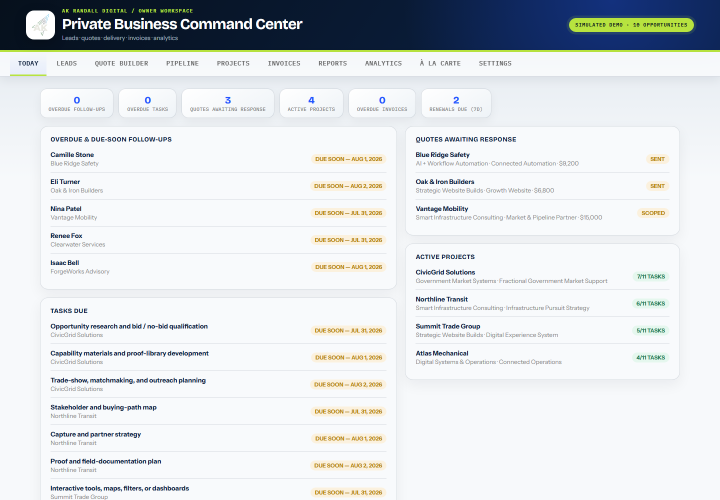
#> input picture assets/case-stories/business-command-center/command-center-today.png, 1440 x 1000 px (shown at 1/2 size)
$ python build-command-center-film.py
#> lines starting #> are read from the running program, lines starting #| are printed output that depends on the picture
#> in intro_slide, background is the input picture: PIL image 1440x1000 RGB; mean R, G, B 220.3, 224.1, 227.1
"""Build the 27-second Business Command Center case-story film.

The film uses the public, fictional sample-data screenshots generated from the
private Business Command Center. It intentionally avoids client or AKRD
performance claims and labels the demonstration throughout.
"""

from __future__ import annotations

import shutil
import subprocess
import tempfile
from pathlib import Path

from PIL import Image, ImageDraw, ImageFilter, ImageFont


ROOT = Path(__file__).resolve().parents[1]
ASSET_DIR = ROOT / "assets" / "case-stories" / "business-command-center"
OUTPUT = ASSET_DIR / "business-command-center-film.mp4"
POSTER = ASSET_DIR / "business-command-center-film-poster.jpg"
FFMPEG = Path(
    r"C:\Users\akran\AppData\Local\Microsoft\WinGet\Packages"
    r"\Gyan.FFmpeg_Microsoft.Winget.Source_8wekyb3d8bbwe"
    r"\ffmpeg-8.1.2-full_build\bin\ffmpeg.exe"
)

WIDTH = 1920
HEIGHT = 1080
FPS = 30
SLIDE_DURATION = 29.4 / 9
FADE_DURATION = 0.30
STEP = SLIDE_DURATION - FADE_DURATION

NAVY = "#06101f"
BLUE = "#2858ff"
CYAN = "#12bfd0"
LIME = "#b7ed3f"
AMBER = "#ffb74a"
WHITE = "#f8fbff"
MUTED = "#a9b6c8"
LINE = "#26364b"

FONT_REGULAR = Path(r"C:\Windows\Fonts\segoeui.ttf")
FONT_SEMIBOLD = Path(r"C:\Windows\Fonts\seguisb.ttf")
FONT_BOLD = Path(r"C:\Windows\Fonts\segoeuib.ttf")
FONT_MONO = Path(r"C:\Windows\Fonts\consolab.ttf")


SLIDES = [
    {
        "kind": "intro",
        "image": "command-center-today.png",
        "eyebrow": "AKRD / PRIVATE BUSINESS COMMAND CENTER",
        "title": "A complete business story in 27 seconds.",
        "metric": "SIMULATED DATA",
        "body": "A fictional portfolio demonstrates how customer interest becomes priced work, delivery, cash, and management insight.",
    },
    {
        "image": "command-center-today.png",
        "eyebrow": "01 / DAILY CONTROL",
        "title": "Start with what needs attention.",
        "metric": "4 ACTIVE PROJECTS",
        "body": "Three quotes await a response. Two renewals are due. No invoice is overdue.",
    },
    {
        "image": "command-center-leads.png",
        "eyebrow": "02 / LEAD CONTEXT",
        "title": "Keep every opportunity in context.",
        "metric": "10 OPPORTUNITIES",
        "body": "Source, sales stage, notes, and the next follow-up stay attached to one customer record.",
    },
    {
        "image": "command-center-pipeline.png",
        "eyebrow": "03 / COMMERCIAL PIPELINE",
        "title": "See what is moving toward a decision.",
        "metric": "$60.6K ACCEPTED",
        "body": "Six accepted opportunities, two sent quotes, one scoped opportunity, and one declined opportunity.",
    },
    {
        "image": "command-center-projects.png",
        "eyebrow": "04 / DELIVERY",
        "title": "Carry the sales promise into the work.",
        "metric": "4 PROJECTS",
        "body": "Accepted work becomes projects, task ownership, due dates, and visible completion progress.",
    },
    {
        "image": "command-center-invoices.png",
        "eyebrow": "05 / CASH + RENEWALS",
        "title": "Connect delivery to the money.",
        "metric": "$52.9K COLLECTED",
        "body": "$7.7K remains outstanding, with zero overdue invoices and two recurring renewals approaching.",
    },
    {
        "image": "command-center-reports.png",
        "eyebrow": "06 / MANAGEMENT VIEW",
        "title": "Turn operating records into decisions.",
        "metric": "86% WIN RATE",
        "body": "$10.5K in simulated monthly recurring revenue and $50.1K in one-time booked value.",
    },
    {
        "image": "command-center-analytics.png",
        "eyebrow": "07 / WEBSITE DEMAND",
        "title": "Connect attention to business action.",
        "metric": "176 SESSIONS",
        "body": "The sample shows 31 lead actions, 24 scheduler opens, and 19 completed assessments.",
    },
    {
        "kind": "outro",
        "image": "command-center-reports.png",
        "second_image": "command-center-analytics.png",
        "eyebrow": "CUSTOMER SIGNAL TO MANAGEMENT DECISION",
        "title": "One connected system. A clearer next move.",
        "metric": "BUILT TO FIT THE BUSINESS",
        "body": "The fictional data is replaceable. The operating logic is the product.",
    },
]


def font(path: Path, size: int) -> ImageFont.FreeTypeFont:
    return ImageFont.truetype(str(path), size=size)


def fit_crop(image: Image.Image, size: tuple[int, int]) -> Image.Image:
#> called with size = (1920, 1080)
    target_w, target_h = size
    scale = max(target_w / image.width, target_h / image.height)
#> scale = 1.33
    resized = image.resize(
        (round(image.width * scale), round(image.height * scale)),
        Image.Resampling.LANCZOS,
    )
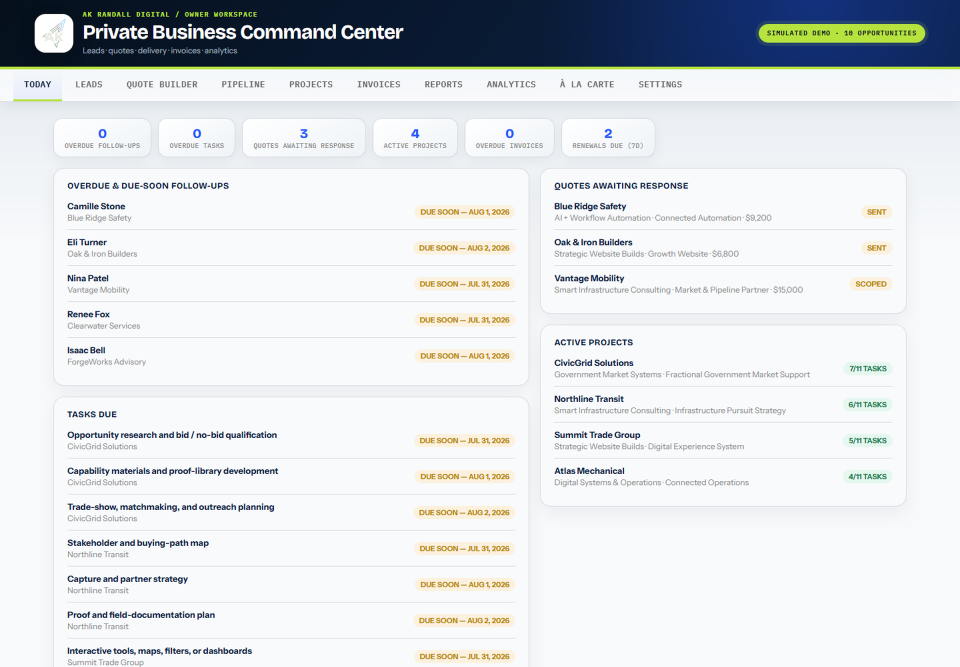
#> resized: PIL image 1920x1333 RGB (shown at 1/2 size); mean R, G, B 220.2, 224.1, 227
    left = (resized.width - target_w) // 2
#> left = 0
    top = (resized.height - target_h) // 2
#> top = 126
    return resized.crop((left, top, left + target_w, top + target_h))
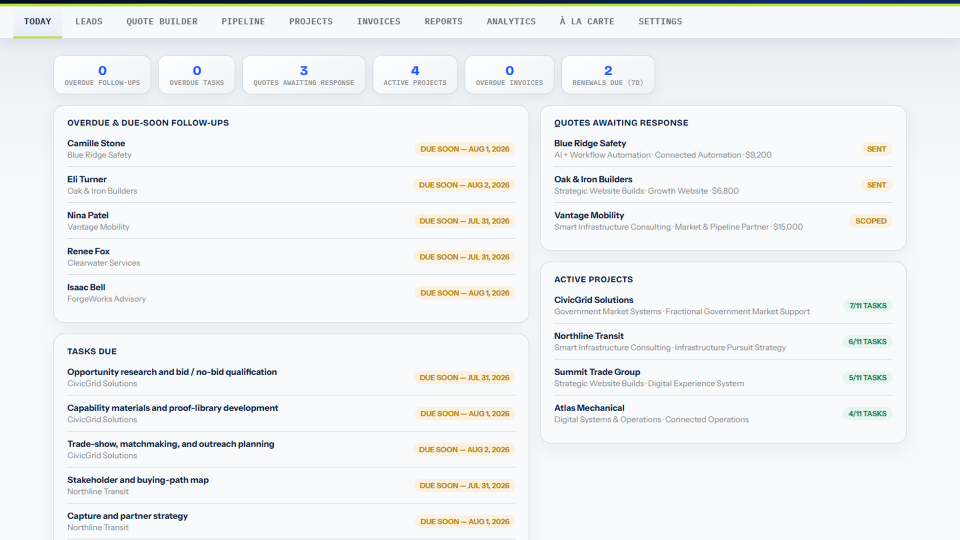
#> returned value: PIL image 1920x1080 RGB (shown at 1/2 size); mean R, G, B 239.2, 241.6, 242.5


# [38 lines left out: functions wrap_text, draw_wrapped, not called in this run]


def add_brand_mark(canvas: Image.Image, x: int, y: int, size: int) -> None:
    logo_path = ROOT / "akrandall_logo_pack_transparent" / "logo-mark-512.png"
    logo = Image.open(logo_path).convert("RGBA")
    logo.thumbnail((size, size), Image.Resampling.LANCZOS)
    canvas.alpha_composite(logo, (x, y))


# [65 lines left out: functions add_badge, draw_progress, standard_slide, not called in this run]


def intro_slide(slide: dict[str, str], index: int) -> Image.Image:
    background = Image.open(ASSET_DIR / slide["image"]).convert("RGB")
    background = fit_crop(background, (WIDTH, HEIGHT)).filter(
        ImageFilter.GaussianBlur(6)
    )
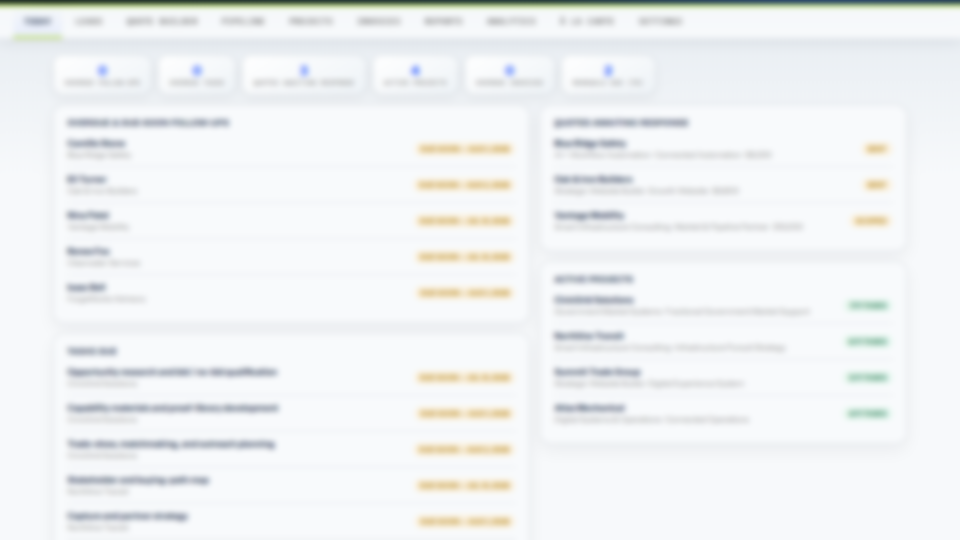
#> background: PIL image 1920x1080 RGB (shown at 1/2 size); mean R, G, B 239.2, 241.5, 242.6
    canvas = background.convert("RGBA")
    canvas.alpha_composite(Image.new("RGBA", (WIDTH, HEIGHT), (3, 10, 22, 220)))
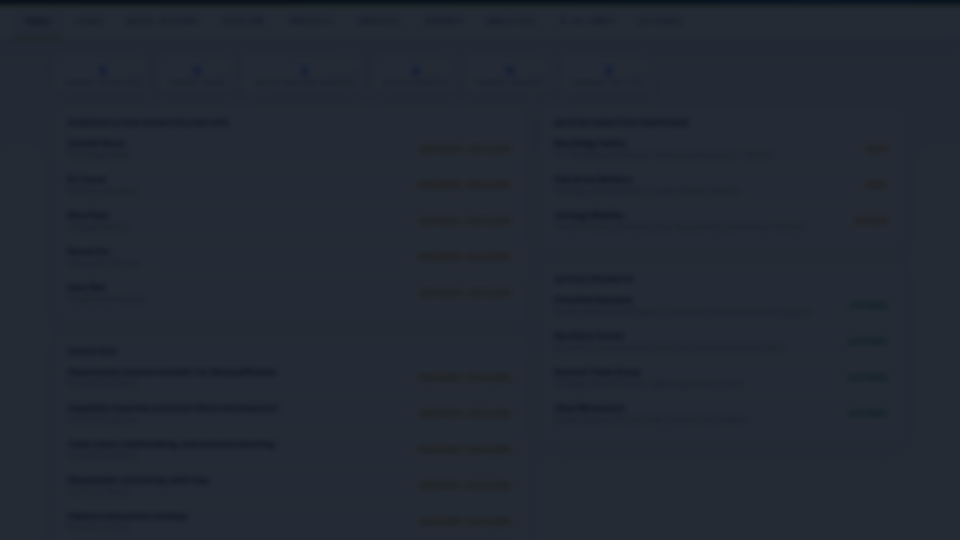
#> canvas: PIL image 1920x1080 RGBA (shown at 1/2 size); mean R, G, B, A 35.4, 41.9, 52.3, 255
    draw = ImageDraw.Draw(canvas)
    add_brand_mark(canvas, 96, 74, 82)
    add_badge(draw, WIDTH - 400, 92)
    draw.text((96, 264), slide["eyebrow"], font=font(FONT_MONO, 24), fill=CYAN)
    title_bottom = draw_wrapped(
        draw,
        (96, 328),
        slide["title"],
        font(FONT_BOLD, 88),
        WHITE,
        1180,
        -2,
    )
    draw.text(
        (99, title_bottom + 52),
        slide["metric"],
        font=font(FONT_BOLD, 44),
        fill=LIME,
    )
    draw_wrapped(
        draw,
        (100, title_bottom + 126),
        slide["body"],
        font(FONT_REGULAR, 30),
        MUTED,
        1030,
        12,
    )
    draw_progress(draw, index)
    return canvas.convert("RGB")


# [46 lines left out: function outro_slide, not called in this run]


def create_slide(slide: dict[str, str], index: int) -> Image.Image:
    if slide.get("kind") == "intro":
        return intro_slide(slide, index)
    if slide.get("kind") == "outro":
        return outro_slide(slide, index)
    return standard_slide(slide, index)


# [80 lines left out: function render_video, not called in this run]


def main() -> None:
    with tempfile.TemporaryDirectory(prefix="akrd-command-film-") as temp_dir:
        temp = Path(temp_dir)
        slide_paths: list[Path] = []
        for index, slide in enumerate(SLIDES):
            slide_path = temp / f"slide-{index:02d}.png"
            rendered_slide = create_slide(slide, index)
            rendered_slide.save(slide_path, quality=95)
            if index == 0:
                rendered_slide.save(POSTER, quality=90, optimize=True)
            slide_paths.append(slide_path)
        render_video(slide_paths, OUTPUT)
    print(f"Rendered {OUTPUT}")


if __name__ == "__main__":
#> (the run stopped early here; a loop or call above may not have finished)
